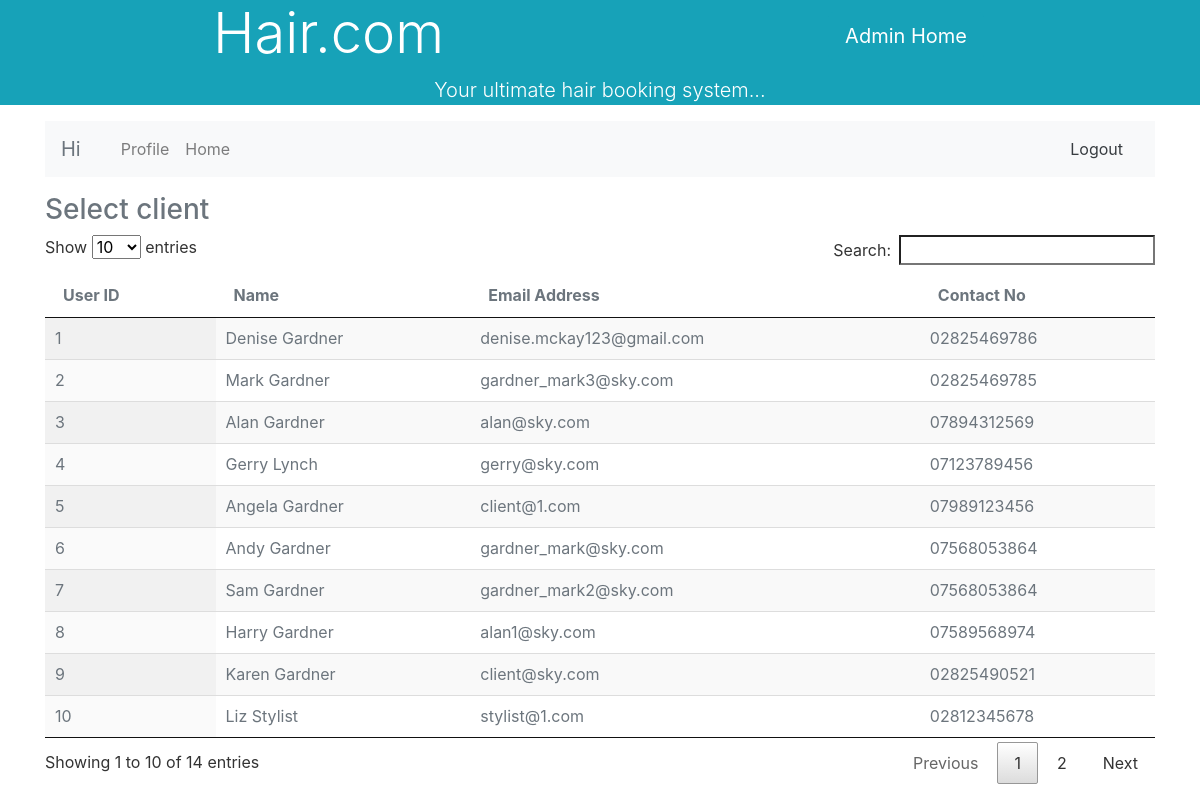
Page /bookApp.php on the committed database.
### tables this page shows
CREATE TABLE `tblusers` (
  `UserID` int(11) NOT NULL,
  `Firstname` varchar(50) NOT NULL,
  `Surname` varchar(50) NOT NULL,
  `Username` varchar(50) NOT NULL,
  `Password` char(255) NOT NULL,
  `phonenumber` varchar(11) DEFAULT NULL,
  `address1` varchar(50) DEFAULT '''NULL''',
  `address2` varchar(50) DEFAULT '''NULL''',
  `postcode` varchar(8) DEFAULT '''NULL''',
  `DateRegistered` datetime NOT NULL DEFAULT current_timestamp(),
  `UserType` int(1) NOT NULL
);

### bookApp.php (the view, shortened to what this page needs)
<?php
include 'myFunctions.php';
?>
<!doctype html>
<html lang="en">
<head>
    <link rel="stylesheet" type="text/css" href="css/jquery.dataTables.min.css"/>
    <link rel="stylesheet" type="text/css" href="css/buttons.dataTables.min.css"/>
    <link href="bootstrap-4.0.0-dist\css\bootstrap.min.css" rel="stylesheet"/>
    <link href="css/my.css" rel="stylesheet"/>
</head>
<body>
<div class="float-right sticky-top"
     style="padding:1% 18%"><?php Button('Admin Home', 'hair.com_stylistAdmin_home.php') ?></div>
<?php banner('Hair.com', 'Your ultimate hair booking system...'); ?>
<div class="container text-muted">
    <?php navBar(); ?>
    <?php
    $query = "SELECT * FROM tblusers";
    $result = $db->query($query);
    if ($result->num_rows > 0) {
    ?>
    <h3>Select client</h3>
    <table id="custTbl" class="display nowrap" >
        <thead>
        <tr>
            <th scope="col">User ID</th>
            <th scope="col">Name</th>
            <th scope="col">Email Address</th>
            <th scope="col">Contact No</th>
        </tr>
        </thead>
        <?php
        while ($row = mysqli_fetch_array($result)) {
            $id = $row['UserID'];
            $Firstname = $row['Firstname'];
            $surname = $row['Surname'];
            $username = $row['Username'];
            $phonenumber = $row['phonenumber'];
            ?>
            <tr style="cursor: pointer;" onclick="location.href='appBookForm.php?val=<?php echo $id  ?>';" >
            <td> <?php echo $row['UserID'] ?> </td>
                <td>
                    <div> <?php echo $Firstname . " " . $surname ?> </div>
                </td>
                <td>
                    <div class='edit' id='<?php echo $id; ?>'> <?php echo $username; ?> </div>
                </td>
                <td>
                    <div class='edit' id='<?php echo $id; ?>'> <?php echo $phonenumber; ?></div>
                </td>
            </tr>
            <?php
        }
        }
        ?>
    </table>
</div>
</body>
</html>

### myFunctions.php (shortened to what this page needs)
<?php
function banner($text, $text2)
{ ?>
    <div class="jum bg-fluid bg-info text-white text-center">
        <div class="container">
            <h1 class="display-4"> <?php echo $text; ?></h1>
            <p class="lead"><?php echo $text2; ?></p>
        </div>
    </div>
    <?php
}
    ?>
    <?php
function Button($string, $string2)
{
    ?>
    <a href="<?php echo $string2 ?>" class="btn btn-info btn-lg">
        <span class="glyphicon glyphicon-shopping-cart"></span><?php echo $string ?></a>
    <?php
}
function navBar()
{
    ?>
    <nav class="navbar navbar-expand-lg navbar-light bg-light">
        <a class="navbar-brand">Hi <?php echo $_SESSION['user']['firstname'] ?></a>
        <div class="collapse navbar-collapse" id="navbarSupportedContent">
            <ul class="navbar-nav mr-auto">
                <?php if ($_SESSION['user']['type'] != 1) { ?>
                    <li class="nav-item active">
                        <a class="nav-link"><?php if ($_SESSION['user']['type'] == 2) {
                                echo "[STYLIST]";
                            } elseif ($_SESSION['user']['type'] == 3) {
                                echo "[ADMIN]";
                            }
                            ?></a>
                    </li>
                <?php } ?>
                <li class="nav-item">
                    <a class="nav-link" href="profile.php">Profile <span class="sr-only">(current)</span></a>
                </li>
                <li class="nav-item">
                    <a class="nav-link" href="<?php echo $string ?>">Home <span class="sr-only">(current)</span></a>
                </li>
            </ul>
            <a class="nav-link" style="color: #383d41" href="loggedOut.php">Logout</a>
        </div>
    </nav>
    <?php
}
    ?>

### css/my.css (style rules this page uses)
.edit { width: 100%; height: 25px; }

### rows in the picture
tblusers: UserID "1", Firstname "Denise", Surname "Gardner", Username "denise.mckay123@gmail.com", phonenumber "02825469786"
tblusers: UserID "2", Firstname "Mark", Surname "Gardner", Username "gardner_mark3@sky.com", phonenumber "02825469785"
tblusers: UserID "3", Firstname "Alan", Surname "Gardner", Username "alan@sky.com", phonenumber "07894312569"
tblusers: UserID "4", Firstname "Gerry", Surname "Lynch", Username "gerry@sky.com", phonenumber "07123789456"
tblusers: UserID "5", Firstname "Angela", Surname "Gardner", Username "client@1.com", phonenumber "07989123456"
tblusers: UserID "6", Firstname "Andy", Surname "Gardner", Username "gardner_mark@sky.com", phonenumber "07568053864"
tblusers: UserID "7", Firstname "Sam", Surname "Gardner", Username "gardner_mark2@sky.com", phonenumber "07568053864"
tblusers: UserID "8", Firstname "Harry", Surname "Gardner", Username "alan1@sky.com", phonenumber "07589568974"
tblusers: UserID "9", Firstname "Karen", Surname "Gardner", Username "client@sky.com", phonenumber "02825490521"
tblusers: UserID "10", Firstname "Liz", Surname "Stylist", Username "stylist@1.com", phonenumber "02812345678"

### other values in the picture
$string "Admin Home"
$text "Hair.com"
$text2 "Your ultimate hair booking system..."
